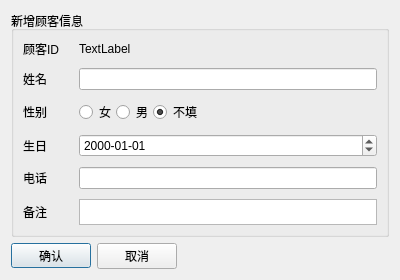
<?xml version="1.0" encoding="UTF-8"?>
<ui version="4.0">
 <class>AddNewCustomer</class>
 <widget class="QDialog" name="AddNewCustomer">
  <property name="geometry">
   <rect>
    <x>0</x>
    <y>0</y>
    <width>400</width>
    <height>280</height>
   </rect>
  </property>
  <property name="minimumSize">
   <size>
    <width>0</width>
    <height>280</height>
   </size>
  </property>
  <property name="maximumSize">
   <size>
    <width>16777215</width>
    <height>280</height>
   </size>
  </property>
  <property name="windowTitle">
   <string>Dialog</string>
  </property>
  <layout class="QVBoxLayout" name="verticalLayout">
   <item>
    <widget class="QGroupBox" name="groupBox">
     <property name="title">
      <string>新增顾客信息</string>
     </property>
     <layout class="QFormLayout" name="formLayout">
      <property name="horizontalSpacing">
       <number>20</number>
      </property>
      <property name="verticalSpacing">
       <number>10</number>
      </property>
      <item row="0" column="0">
       <widget class="QLabel" name="label">
        <property name="text">
         <string>顾客ID</string>
        </property>
       </widget>
      </item>
      <item row="0" column="1">
       <widget class="QLabel" name="IDLabel">
        <property name="text">
         <string>TextLabel</string>
        </property>
       </widget>
      </item>
      <item row="1" column="0">
       <widget class="QLabel" name="label_3">
        <property name="text">
         <string>姓名</string>
        </property>
       </widget>
      </item>
      <item row="1" column="1">
       <widget class="QLineEdit" name="nameEdit"/>
      </item>
      <item row="2" column="0">
       <widget class="QLabel" name="label_4">
        <property name="text">
         <string>性别</string>
        </property>
       </widget>
      </item>
      <item row="2" column="1">
       <layout class="QHBoxLayout" name="horizontalLayout_3">
        <item>
         <widget class="QRadioButton" name="femaleRadio">
          <property name="text">
           <string>女</string>
          </property>
         </widget>
        </item>
        <item>
         <widget class="QRadioButton" name="maleRadio">
          <property name="text">
           <string>男</string>
          </property>
         </widget>
        </item>
        <item>
         <widget class="QRadioButton" name="noRadio">
          <property name="text">
           <string>不填</string>
          </property>
          <property name="checked">
           <bool>true</bool>
          </property>
         </widget>
        </item>
        <item>
         <spacer name="horizontalSpacer_2">
          <property name="orientation">
           <enum>Qt::Orientation::Horizontal</enum>
          </property>
          <property name="sizeHint" stdset="0">
           <size>
            <width>40</width>
            <height>20</height>
           </size>
          </property>
         </spacer>
        </item>
       </layout>
      </item>
      <item row="3" column="0">
       <widget class="QLabel" name="label_2">
        <property name="text">
         <string>生日</string>
        </property>
       </widget>
      </item>
      <item row="3" column="1">
       <widget class="QDateEdit" name="birthadayEdit">
        <property name="displayFormat">
         <string>yyyy-MM-dd</string>
        </property>
       </widget>
      </item>
      <item row="4" column="0">
       <widget class="QLabel" name="label_5">
        <property name="text">
         <string>电话</string>
        </property>
       </widget>
      </item>
      <item row="4" column="1">
       <widget class="QLineEdit" name="phoneEdit"/>
      </item>
      <item row="5" column="0">
       <widget class="QLabel" name="label_8">
        <property name="text">
         <string>备注</string>
        </property>
       </widget>
      </item>
      <item row="5" column="1">
       <widget class="QPlainTextEdit" name="notePlain"/>
      </item>
     </layout>
    </widget>
   </item>
   <item>
    <layout class="QHBoxLayout" name="horizontalLayout">
     <property name="sizeConstraint">
      <enum>QLayout::SizeConstraint::SetDefaultConstraint</enum>
     </property>
     <item>
      <widget class="QPushButton" name="btnConfirm">
       <property name="sizePolicy">
        <sizepolicy hsizetype="Minimum" vsizetype="Minimum">
         <horstretch>0</horstretch>
         <verstretch>0</verstretch>
        </sizepolicy>
       </property>
       <property name="minimumSize">
        <size>
         <width>80</width>
         <height>25</height>
        </size>
       </property>
       <property name="maximumSize">
        <size>
         <width>80</width>
         <height>25</height>
        </size>
       </property>
       <property name="text">
        <string>确认</string>
       </property>
      </widget>
     </item>
     <item>
      <widget class="QPushButton" name="btnCancel">
       <property name="sizePolicy">
        <sizepolicy hsizetype="Expanding" vsizetype="Expanding">
         <horstretch>0</horstretch>
         <verstretch>0</verstretch>
        </sizepolicy>
       </property>
       <property name="minimumSize">
        <size>
         <width>80</width>
         <height>0</height>
        </size>
       </property>
       <property name="maximumSize">
        <size>
         <width>80</width>
         <height>16777215</height>
        </size>
       </property>
       <property name="text">
        <string>取消</string>
       </property>
      </widget>
     </item>
     <item>
      <spacer name="horizontalSpacer">
       <property name="orientation">
        <enum>Qt::Orientation::Horizontal</enum>
       </property>
       <property name="sizeHint" stdset="0">
        <size>
         <width>40</width>
         <height>20</height>
        </size>
       </property>
      </spacer>
     </item>
    </layout>
   </item>
  </layout>
 </widget>
 <resources/>
 <connections/>
</ui>
